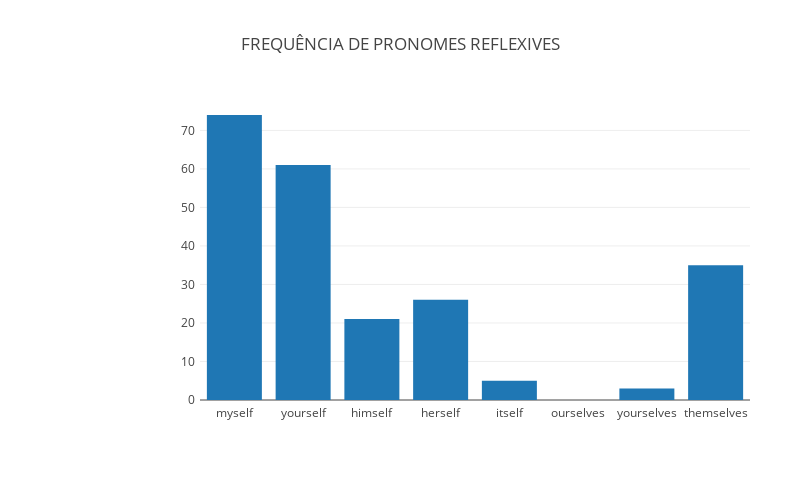

Notebook source saved alongside this figure:
### Code cell
sf_pronomes_reflexives  = pd.Series(pronomes_reflexives,index=pronomes_reflexives.keys())
data = [go.Bar(
            x = sf_pronomes_reflexives.keys(),
            y = sf_pronomes_reflexives
    )]

layout = go.Layout(
    title='FREQUÊNCIA DE PRONOMES REFLEXIVES',
    autosize=False,
    width=800,
    height=500,
    margin=go.layout.Margin(
        l=200,
        r=50,
        b=100,
        t=100,
        pad=4
    ),
    paper_bgcolor='#ffffff',
    plot_bgcolor='#ffffff'
)

fig = dict(data = data, layout = layout)
iplot(fig, filename='basic-bar')

### Figure 1 — Plotly figure (JSON) as saved in the notebook; plotly's stock layout.template omitted (floating-point values rounded to 4 significant figures)
{"data": [{"type": "bar", "uid": "8eff680c-1365-11e9-93de-9706a43b8540", "x": ["myself", "yourself", "himself", "herself", "itself", "ourselves", "yourselves", "themselves"], "y": [74, 61, 21, 26, 5, 0, 3, 35]}], "layout": {"autosize": false, "height": 500, "margin": {"b": 100, "l": 200, "pad": 4, "r": 50, "t": 100}, "paper_bgcolor": "#ffffff", "plot_bgcolor": "#ffffff", "title": "FREQUÊNCIA DE PRONOMES REFLEXIVES", "width": 800}}
